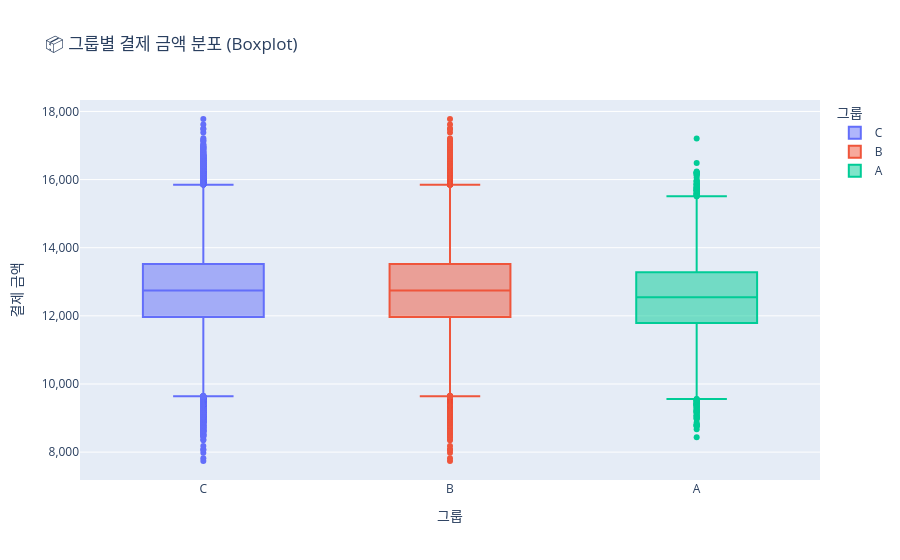

This figure's notebook cell:
### Markdown cell above
##### 3-1. 그룹별 결제 금액 분포
- 결제한 사용자 기준으로 보면 결제 단가 자체는 알고리즘에 따라 거의 차이가 없음
- 사용자 간 결제 성향 분포가 세 그룹 간 거의 유사

### Code cell
fig = px.box(data_unique[data_unique['amount'] > 0], 
             x='grp', 
             y='amount',
             color='grp',
             title='📦 그룹별 결제 금액 분포 (Boxplot)',
             labels={'grp': '그룹', 'amount': '결제 금액'})
fig.update_layout(yaxis_tickformat=",")
fig.show()

### Figure 1 — Plotly figure (JSON) as saved in the notebook; plotly's stock layout.template omitted (floating-point values rounded to 4 significant figures; data arrays with more than 128 entries replaced by an {"elided": "..."} marker saying what was removed)
{"data": [{"alignmentgroup": "True", "hovertemplate": "그룹=%{x}<br>결제 금액=%{y}<extra></extra>", "legendgroup": "C", "marker": {"color": "#636efa"}, "name": "C", "notched": false, "offsetgroup": "C", "orientation": "v", "showlegend": true, "type": "box", "x": {"elided": "146956 str values"}, "x0": " ", "xaxis": "x", "y": {"elided": "146956 int values"}, "y0": " ", "yaxis": "y"}, {"alignmentgroup": "True", "hovertemplate": "그룹=%{x}<br>결제 금액=%{y}<extra></extra>", "legendgroup": "B", "marker": {"color": "#EF553B"}, "name": "B", "notched": false, "offsetgroup": "B", "orientation": "v", "showlegend": true, "type": "box", "x": {"elided": "145257 str values"}, "x0": " ", "xaxis": "x", "y": {"elided": "145257 int values"}, "y0": " ", "yaxis": "y"}, {"alignmentgroup": "True", "hovertemplate": "그룹=%{x}<br>결제 금액=%{y}<extra></extra>", "legendgroup": "A", "marker": {"color": "#00cc96"}, "name": "A", "notched": false, "offsetgroup": "A", "orientation": "v", "showlegend": true, "type": "box", "x": {"elided": "17494 str values"}, "x0": " ", "xaxis": "x", "y": {"elided": "17494 int values"}, "y0": " ", "yaxis": "y"}], "layout": {"boxmode": "overlay", "legend": {"title": {"text": "그룹"}, "tracegroupgap": 0}, "title": {"text": "📦 그룹별 결제 금액 분포 (Boxplot)"}, "xaxis": {"anchor": "y", "categoryarray": ["C", "B", "A"], "categoryorder": "array", "domain": [0, 1], "title": {"text": "그룹"}}, "yaxis": {"anchor": "x", "domain": [0, 1], "tickformat": ",", "title": {"text": "결제 금액"}}}}
